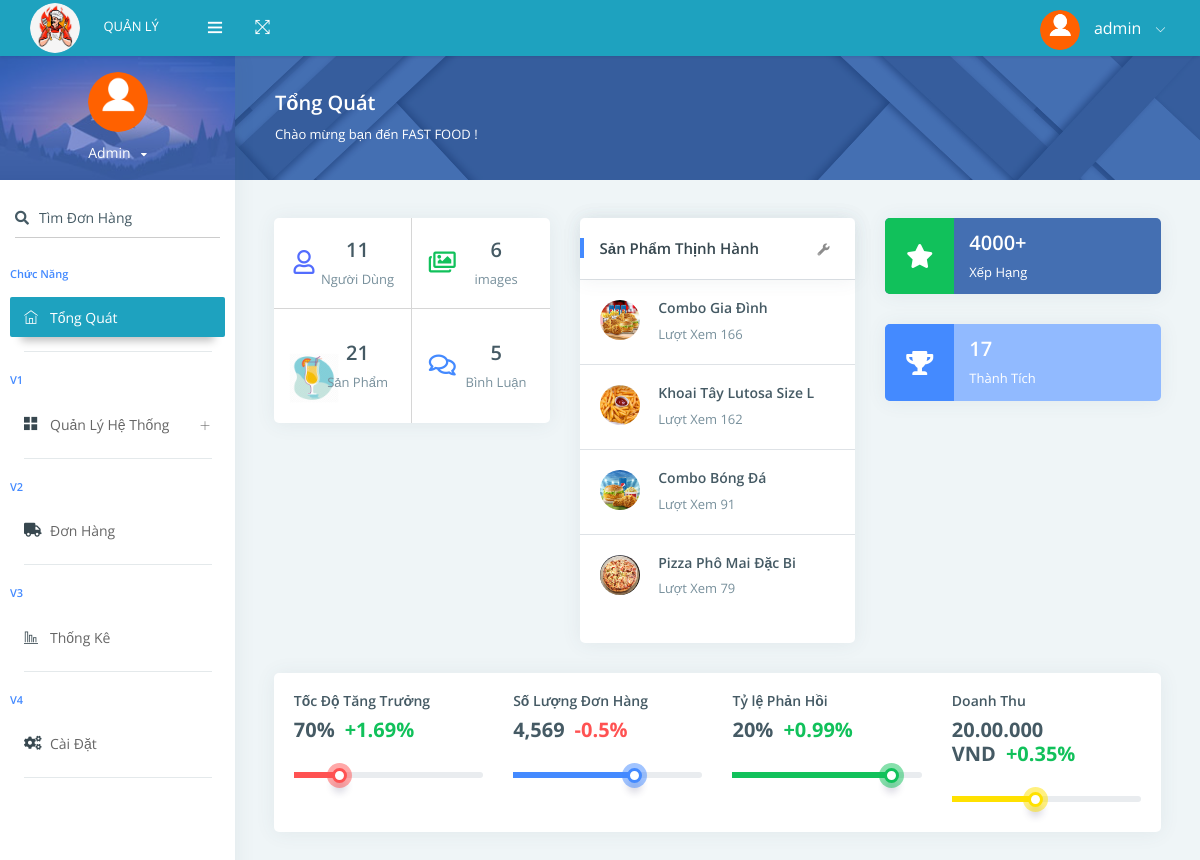
Screenshot of /Admin/ (signed in) with the database file from the repository.
### tables this page shows
CREATE TABLE `information` (
  `id_information` int(11) NOT NULL,
  `logo` varchar(200) NOT NULL COMMENT 'url logo',
  `address1` varchar(200) NOT NULL COMMENT 'địa chỉ 1',
  `phone` varchar(50) NOT NULL COMMENT 'số điện thoại',
  `email` varchar(200) NOT NULL COMMENT 'email'
);

CREATE TABLE `user` (
  `idUser` int(11) NOT NULL COMMENT 'MÃ người dùng',
  `userName` varchar(200) NOT NULL COMMENT 'Tên người dùng',
  `passWord` varchar(50) NOT NULL COMMENT ' Mật Khẩu',
  `email` varchar(50) NOT NULL COMMENT 'email người dùng',
  `phone` varchar(50) NOT NULL COMMENT 'Số Điện Thoại',
  `fullName` varchar(50) NOT NULL COMMENT 'Họ và Tên',
  `isAdmin` bit(1) NOT NULL,
  `id_role` int(11) NOT NULL COMMENT 'Mã Vai Trò',
  `image` varchar(200) NOT NULL COMMENT 'avata',
  `adress` varchar(200) NOT NULL COMMENT 'Địa Chỉ',
  `disabled` bit(1) NOT NULL COMMENT 'Cấm truy cập'
);

CREATE TABLE `product` (
  `id_product` int(11) NOT NULL COMMENT 'mã sản phẩm',
  `nameProduct` varchar(200) NOT NULL COMMENT 'tên sản phẩm',
  `price` int(11) NOT NULL COMMENT 'giá tiền',
  `discount` int(2) NOT NULL COMMENT 'giảm giá (%)',
  `image` varchar(200) NOT NULL COMMENT 'url hình ảnh',
  `describe` varchar(3000) NOT NULL COMMENT 'thông tin sản phẩm',
  `id_category` int(11) NOT NULL COMMENT 'mã loại',
  `view` int(11) NOT NULL COMMENT 'số lượt xem',
  `date` date NOT NULL COMMENT 'ngày đăng sản phẩm'
);

### Admin/index.php (the view, shortened to what the rows shown need)
<?php
    if ($_SESSION['user']['id_role']!=1) {
        header("location: ../Login/");
    } else {
        require_once('.././Library/library.php');
?>
<!DOCTYPE html>
<html lang="en">
<head>
    <link rel="stylesheet" href="assets/pages/waves/css/waves.min.css" type="text/css" media="all">
    <link rel="stylesheet" type="text/css" href="assets/css/bootstrap/css/bootstrap.min.css">
    <link rel="stylesheet" href="assets/pages/waves/css/waves.min.css" type="text/css" media="all">
    <link rel="stylesheet" type="text/css" href="assets/icon/themify-icons/themify-icons.css">
    <link rel="stylesheet" type="text/css" href="assets/css/font-awesome-n.min.css">
    <link rel="stylesheet" type="text/css" href="assets/css/font-awesome.min.css">
    <link rel="stylesheet" href="https://use.fontawesome.com/releases/v5.15.3/css/all.css">
    <link rel="stylesheet" type="text/css" href="assets/css/jquery.mCustomScrollbar.css">
    <link rel="stylesheet" type="text/css" href="assets/css/style.css">
    <link rel="stylesheet" href="./Home_AD/style_admin.css">
</head>
<body>
    <div id="pcoded" class="pcoded">
        <div class="pcoded-container navbar-wrapper">
            <nav class="navbar header-navbar pcoded-header">
                <div class="navbar-wrapper">
                    <div class="navbar-logo">
                        <a href="../index.php">
                            <?php logo(0) ?>
                            <span>Quản Lý </span>
                        </a>
                    </div>
                    <div class="navbar-container container-fluid">
                        <ul class="nav-right">
                            <li class="user-profile header-notification">
                                <a href="#!" class="waves-effect waves-light">
                                    <?php avatar($idCustomer,0)?>
                                    <i class="ti-angle-down"></i>
                                </a>
                            </li>
                        </ul>
                    </div>
                </div>
            </nav>
            <div class="pcoded-main-container">
                <div class="pcoded-wrapper">
                    <nav class="pcoded-navbar">
                        <div class="pcoded-inner-navbar main-menu">
                            <div class="">
                                <div class="main-menu-header">
                                    <?php avatar($idCustomer,1)?>
                                </div>
                            </div>
                        </div>
                    </nav>
                    <div class="pcoded-content">
                        <div class="pcoded-inner-content">
                            <div class="main-body">
                                <div class="page-wrapper">
                                    <div class="page-body">
                                        <div class="row">
                                            <div class="col-xl-4 col-md-12">
                                                <div class="card table-card">
                                                    <div class="card-block">
                                                        <div class="table-responsive">
                                                            <table class="table table-hover m-b-0 without-header">
                                                                <tbody>
                                                                    <?php
                                                                        $conn = connectDB();
                                                                        $result = $conn -> query("SELECT * FROM product WHERE view > 0 ORDER BY view DESC LIMIT 0, 4");
                                                                        if ($result->num_rows > 0) {
                                                                            while($row = $result-> fetch_assoc()) {
                                                                                echo '
                                                                                    <tr>
                                                                                        <td>
                                                                                            <div class="d-inline-block align-middle">
                                                                                                <img src="../images/'.$row['image'].'" alt="user image" class="img-radius img-40 align-top m-r-15">
                                                                                                <div class="d-inline-block">
                                                                                                    <h6>'.substr($row['nameProduct'],0,24).'</h6>
                                                                                                    <p class="text-muted m-b-0">Lượt Xem '.$row['view'].'</p>
                                                                                                </div>
                                                                                            </div>
                                                                                        </td>
                                                                                    </tr>';
                                                                            }
                                                                        }
                                                                    ?>
                                                                </tbody>
                                                            </table>
                                                        </div>
                                                    </div>
                                                </div>
                                            </div>
                                        </div>
                                    </div>
                                </div>
                            </div>
                        </div>
                    </div>
                </div>
            </div>
        </div>
    </div>
</body>
</html>
<?php
    }
?>

### Library/library.php (shortened to what the rows shown need)
<?php
function logo($note){
    $conn = connectDB();
    $result = $conn -> query("SELECT * FROM information ");
    $row = $result -> fetch_assoc();
    if ($note == 0) {
        echo '
            <img class="img-fluid" src="../images/'.$row['logo'].'" alt="Theme-Logo" />
        ';
    } else if ($note ==1) {
        echo '
            <img class="img-fluid" src="../../images/'.$row['logo'].'" alt="Theme-Logo" />
        ';
    } else if ($note ==2) {
        echo '
            <img src="./images/'.$row['logo'].'" alt="logo PoDo" />
        ';
    } else if ($note ==3) {
        echo '
            <img src="./images/'.$row['logo'].'" alt="logo PoDo" />
        ';
    }
}
function avatar($id,$note) {
    $conn = connectDB();
    $result = $conn -> query("SELECT * FROM user WHERE idUser = '".$id."'");
    $row = $result -> fetch_assoc();
    if ($note == 0) {
        echo '
            <img src=".././images/avata/'.$row['image'].'" class="img-radius" alt="User-Profile-Image">
            <span>'.$row['userName'].'</span>
        ';
    } else if ($note ==1) {
        echo '
            <img class="img-80 img-radius" src=".././images/avata/'.$row['image'].'" alt="User-Profile-Image">
            <div class="user-details">
                <span id="more-details">'.$row['userName'].'<i class="fa fa-caret-down"></i></span>
            </div>
        ';
    }
}

### rows the page displays
information: logo (picture)
user: image (picture), userName "admin", userName "Admin"
product: image (picture), nameProduct "Combo Gia Đình", view "166"
product: image (picture), nameProduct "Khoai Tây Lutosa Size L", view "162"
product: image (picture), nameProduct "Combo Bóng Đá", view "91"
product: image (picture), nameProduct "Pizza Phô Mai Đặc Bi", view "79"

### other values shown
$row["SL"] "11"
$row['SL'] "21"
$row['SL'] "5"
